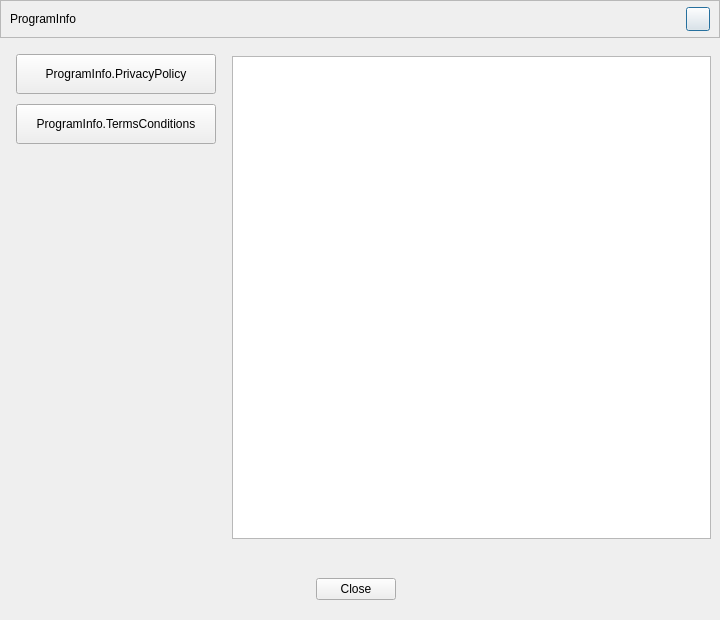
<?xml version="1.0" encoding="UTF-8"?>
<ui version="4.0">
 <class>AFQProgramInfoDialog</class>
 <widget class="QDialog" name="AFQProgramInfoDialog">
  <property name="geometry">
   <rect>
    <x>0</x>
    <y>0</y>
    <width>720</width>
    <height>620</height>
   </rect>
  </property>
  <property name="minimumSize">
   <size>
    <width>720</width>
    <height>620</height>
   </size>
  </property>
  <property name="windowTitle">
   <string>Dialog</string>
  </property>
  <property name="styleSheet">
   <string notr="true"/>
  </property>
  <layout class="QVBoxLayout" name="verticalLayout">
   <property name="spacing">
    <number>0</number>
   </property>
   <property name="leftMargin">
    <number>0</number>
   </property>
   <property name="topMargin">
    <number>0</number>
   </property>
   <property name="rightMargin">
    <number>0</number>
   </property>
   <property name="bottomMargin">
    <number>0</number>
   </property>
   <item>
    <widget class="QFrame" name="titleFrame">
     <property name="minimumSize">
      <size>
       <width>0</width>
       <height>38</height>
      </size>
     </property>
     <property name="maximumSize">
      <size>
       <width>16777215</width>
       <height>38</height>
      </size>
     </property>
     <property name="frameShape">
      <enum>QFrame::StyledPanel</enum>
     </property>
     <property name="frameShadow">
      <enum>QFrame::Raised</enum>
     </property>
     <layout class="QHBoxLayout" name="titleLayout">
      <property name="topMargin">
       <number>0</number>
      </property>
      <property name="bottomMargin">
       <number>0</number>
      </property>
      <item>
       <widget class="QLabel" name="label">
        <property name="text">
         <string>ProgramInfo</string>
        </property>
        <property name="labelType" stdset="0">
         <string>labelTitle</string>
        </property>
       </widget>
      </item>
      <item>
       <spacer name="horizontalSpacer_2">
        <property name="orientation">
         <enum>Qt::Horizontal</enum>
        </property>
        <property name="sizeHint" stdset="0">
         <size>
          <width>40</width>
          <height>20</height>
         </size>
        </property>
       </spacer>
      </item>
      <item>
       <widget class="QPushButton" name="closeButton">
        <property name="minimumSize">
         <size>
          <width>24</width>
          <height>24</height>
         </size>
        </property>
        <property name="maximumSize">
         <size>
          <width>24</width>
          <height>24</height>
         </size>
        </property>
        <property name="text">
         <string/>
        </property>
        <property name="iconSize">
         <size>
          <width>11</width>
          <height>11</height>
         </size>
        </property>
        <property name="buttonType" stdset="0">
         <string>closeButton</string>
        </property>
       </widget>
      </item>
     </layout>
    </widget>
   </item>
   <item>
    <layout class="QHBoxLayout" name="horizontalLayout_6">
     <property name="leftMargin">
      <number>0</number>
     </property>
     <property name="topMargin">
      <number>0</number>
     </property>
     <item>
      <widget class="QFrame" name="buttonFrame">
       <property name="frameShape">
        <enum>QFrame::NoFrame</enum>
       </property>
       <layout class="QVBoxLayout" name="buttonLayout">
        <property name="spacing">
         <number>10</number>
        </property>
        <property name="leftMargin">
         <number>16</number>
        </property>
        <property name="topMargin">
         <number>16</number>
        </property>
        <property name="rightMargin">
         <number>16</number>
        </property>
        <property name="bottomMargin">
         <number>16</number>
        </property>
        <item>
         <widget class="QPushButton" name="button_PrivacyPolicy">
          <property name="minimumSize">
           <size>
            <width>200</width>
            <height>40</height>
           </size>
          </property>
          <property name="text">
           <string>ProgramInfo.PrivacyPolicy</string>
          </property>
          <property name="checkable">
           <bool>true</bool>
          </property>
         </widget>
        </item>
        <item>
         <widget class="QPushButton" name="button_TermsConditions">
          <property name="minimumSize">
           <size>
            <width>200</width>
            <height>40</height>
           </size>
          </property>
          <property name="text">
           <string>ProgramInfo.TermsConditions</string>
          </property>
          <property name="checkable">
           <bool>true</bool>
          </property>
         </widget>
        </item>
        <item>
         <spacer name="verticalSpacer">
          <property name="orientation">
           <enum>Qt::Vertical</enum>
          </property>
          <property name="sizeHint" stdset="0">
           <size>
            <width>20</width>
            <height>40</height>
           </size>
          </property>
         </spacer>
        </item>
       </layout>
      </widget>
     </item>
     <item>
      <widget class="QFrame" name="textFrame">
       <layout class="QVBoxLayout" name="textLayout">
        <property name="leftMargin">
         <number>0</number>
        </property>
        <property name="rightMargin">
         <number>9</number>
        </property>
        <property name="bottomMargin">
         <number>10</number>
        </property>
        <item>
         <widget class="QStackedWidget" name="stackedWidget">
          <property name="currentIndex">
           <number>0</number>
          </property>
          <widget class="QFrame" name="page">
           <layout class="QVBoxLayout" name="programinfo_layout_1">
            <property name="spacing">
             <number>0</number>
            </property>
            <property name="leftMargin">
             <number>0</number>
            </property>
            <property name="topMargin">
             <number>9</number>
            </property>
            <property name="rightMargin">
             <number>0</number>
            </property>
            <property name="bottomMargin">
             <number>9</number>
            </property>
            <item>
             <widget class="QTextBrowser" name="textBrowser"/>
            </item>
           </layout>
          </widget>
          <widget class="QFrame" name="page_2">
           <layout class="QVBoxLayout" name="programinfo_layout_2">
            <property name="leftMargin">
             <number>0</number>
            </property>
            <property name="rightMargin">
             <number>0</number>
            </property>
            <item>
             <widget class="QTextBrowser" name="textBrowser_2">
              <property name="styleSheet">
               <string notr="true"/>
              </property>
              <property name="verticalScrollBarPolicy">
               <enum>Qt::ScrollBarAsNeeded</enum>
              </property>
              <property name="horizontalScrollBarPolicy">
               <enum>Qt::ScrollBarAsNeeded</enum>
              </property>
              <property name="sizeAdjustPolicy">
               <enum>QAbstractScrollArea::AdjustIgnored</enum>
              </property>
              <property name="lineWrapMode">
               <enum>QTextEdit::WidgetWidth</enum>
              </property>
              <property name="openExternalLinks">
               <bool>false</bool>
              </property>
             </widget>
            </item>
           </layout>
          </widget>
         </widget>
        </item>
       </layout>
      </widget>
     </item>
    </layout>
   </item>
   <item>
    <widget class="QFrame" name="buttonBoxFrame">
     <layout class="QHBoxLayout" name="buttonBoxLayout">
      <property name="leftMargin">
       <number>0</number>
      </property>
      <property name="topMargin">
       <number>20</number>
      </property>
      <property name="rightMargin">
       <number>9</number>
      </property>
      <property name="bottomMargin">
       <number>20</number>
      </property>
      <item>
       <widget class="QDialogButtonBox" name="buttonBox">
        <property name="orientation">
         <enum>Qt::Horizontal</enum>
        </property>
        <property name="standardButtons">
         <set>QDialogButtonBox::Close</set>
        </property>
        <property name="centerButtons">
         <bool>true</bool>
        </property>
       </widget>
      </item>
     </layout>
    </widget>
   </item>
  </layout>
 </widget>
 <resources/>
 <connections>
  <connection>
   <sender>buttonBox</sender>
   <signal>accepted()</signal>
   <receiver>AFQProgramInfoDialog</receiver>
   <slot>accept()</slot>
   <hints>
    <hint type="sourcelabel">
     <x>248</x>
     <y>254</y>
    </hint>
    <hint type="destinationlabel">
     <x>157</x>
     <y>274</y>
    </hint>
   </hints>
  </connection>
  <connection>
   <sender>buttonBox</sender>
   <signal>rejected()</signal>
   <receiver>AFQProgramInfoDialog</receiver>
   <slot>reject()</slot>
   <hints>
    <hint type="sourcelabel">
     <x>316</x>
     <y>260</y>
    </hint>
    <hint type="destinationlabel">
     <x>286</x>
     <y>274</y>
    </hint>
   </hints>
  </connection>
 </connections>
</ui>
